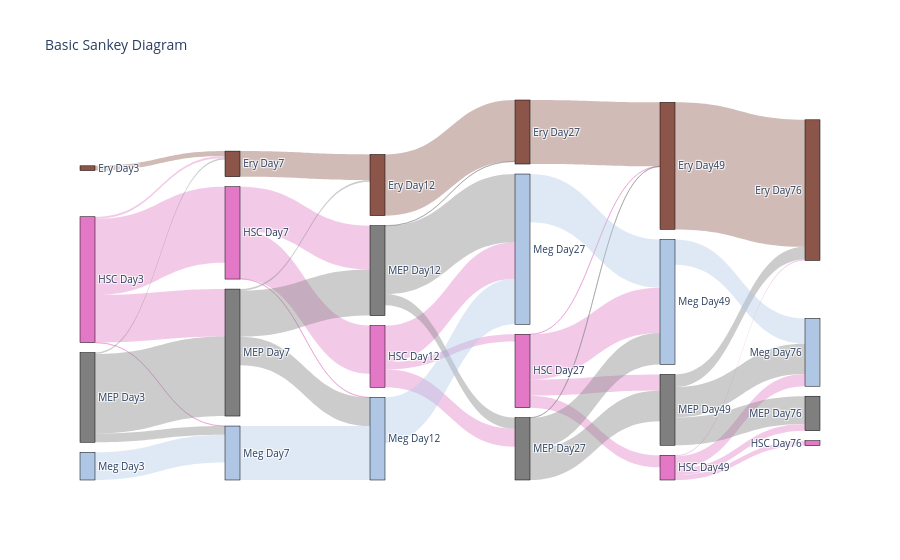

Notebook code for this chart:
### Code cell
fig = go.Figure(data=[go.Sankey(
    node = dict(
      pad = 10,
      thickness = 15,
      line = dict(color = "black", width = 0.5),
      label = label,
      color = color,
    #   x = x_loc,
    #   y = [0.551675792537951, 0.09999999999999998, 1.1] * 6
    ),
    link = dict(
      source = source, # indices correspond to labels, eg A1, A2, A1, B1, ...
      target = target,
      value = value,
      color = link_color,
  ))])

fig.update_layout(title_text="Basic Sankey Diagram", font_size=10)
fig.show()

### Figure 1 — Plotly figure (JSON) as saved in the notebook; plotly's stock layout.template omitted (floating-point values rounded to 4 significant figures)
{"data": [{"link": {"color": ["rgba(226,120,198, 0.4)", "rgba(226,120,198, 0.4)", "rgba(226,120,198, 0.4)", "rgba(226,120,198, 0.4)", "rgba(127,127,127, 0.4)", "rgba(127,127,127, 0.4)", "rgba(127,127,127, 0.4)", "rgba(140,85,74, 0.4)", "rgba(175,199,229, 0.4)", "rgba(226,120,198, 0.4)", "rgba(226,120,198, 0.4)", "rgba(226,120,198, 0.4)", "rgba(226,120,198, 0.4)", "rgba(127,127,127, 0.4)", "rgba(127,127,127, 0.4)", "rgba(127,127,127, 0.4)", "rgba(140,85,74, 0.4)", "rgba(175,199,229, 0.4)", "rgba(226,120,198, 0.4)", "rgba(226,120,198, 0.4)", "rgba(226,120,198, 0.4)", "rgba(226,120,198, 0.4)", "rgba(127,127,127, 0.4)", "rgba(127,127,127, 0.4)", "rgba(127,127,127, 0.4)", "rgba(140,85,74, 0.4)", "rgba(175,199,229, 0.4)", "rgba(226,120,198, 0.4)", "rgba(226,120,198, 0.4)", "rgba(226,120,198, 0.4)", "rgba(226,120,198, 0.4)", "rgba(127,127,127, 0.4)", "rgba(127,127,127, 0.4)", "rgba(127,127,127, 0.4)", "rgba(140,85,74, 0.4)", "rgba(175,199,229, 0.4)", "rgba(226,120,198, 0.4)", "rgba(226,120,198, 0.4)", "rgba(226,120,198, 0.4)", "rgba(226,120,198, 0.4)", "rgba(127,127,127, 0.4)", "rgba(127,127,127, 0.4)", "rgba(127,127,127, 0.4)", "rgba(140,85,74, 0.4)", "rgba(175,199,229, 0.4)"], "source": [0, 0, 0, 0, 1, 1, 1, 2, 3, 4, 4, 4, 4, 5, 5, 5, 6, 7, 8, 8, 8, 8, 9, 9, 9, 10, 11, 12, 12, 12, 12, 13, 13, 13, 14, 15, 16, 16, 16, 16, 17, 17, 17, 18, 19], "target": [4, 5, 6, 7, 5, 6, 7, 6, 7, 8, 9, 10, 11, 9, 10, 11, 10, 11, 12, 13, 14, 15, 13, 14, 15, 14, 15, 16, 17, 18, 19, 17, 18, 19, 18, 19, 20, 21, 22, 23, 21, 22, 23, 22, 23], "value": [0.3068, 0.1914, 0.008892, 0.0001039, 0.3204, 0.006009, 0.03529, 0.01938, 0.1117, 0.1946, 0.1768, 0, 0.0009981, 0.1857, 0.006389, 0.1147, 0.1033, 0.2175, 0.02885, 0.07246, 0, 0.1476, 0.04496, 0.001051, 0.2746, 0.2469, 0.1836, 0.04841, 0.06504, 1.173e-06, 0.1823, 0.1235, 0.000874, 0.1269, 0.2581, 0.1948, 0.0201, 0.02661, 0.004065, 0.04878, 0.1124, 0.05086, 0.1224, 0.5122, 0.1026]}, "node": {"color": ["#E278C6", "#7f7f7f", "#8C554A", "#AFC7E5", "#E278C6", "#7f7f7f", "#8C554A", "#AFC7E5", "#E278C6", "#7f7f7f", "#8C554A", "#AFC7E5", "#E278C6", "#7f7f7f", "#8C554A", "#AFC7E5", "#E278C6", "#7f7f7f", "#8C554A", "#AFC7E5", "#E278C6", "#7f7f7f", "#8C554A", "#AFC7E5"], "label": ["HSC Day3", "MEP Day3", "Ery Day3", "Meg Day3", "HSC Day7", "MEP Day7", "Ery Day7", "Meg Day7", "HSC Day12", "MEP Day12", "Ery Day12", "Meg Day12", "HSC Day27", "MEP Day27", "Ery Day27", "Meg Day27", "HSC Day49", "MEP Day49", "Ery Day49", "Meg Day49", "HSC Day76", "MEP Day76", "Ery Day76", "Meg Day76"], "line": {"color": "black", "width": 0.5}, "pad": 10, "thickness": 15}, "type": "sankey"}], "layout": {"font": {"size": 10}, "title": {"text": "Basic Sankey Diagram"}}}
